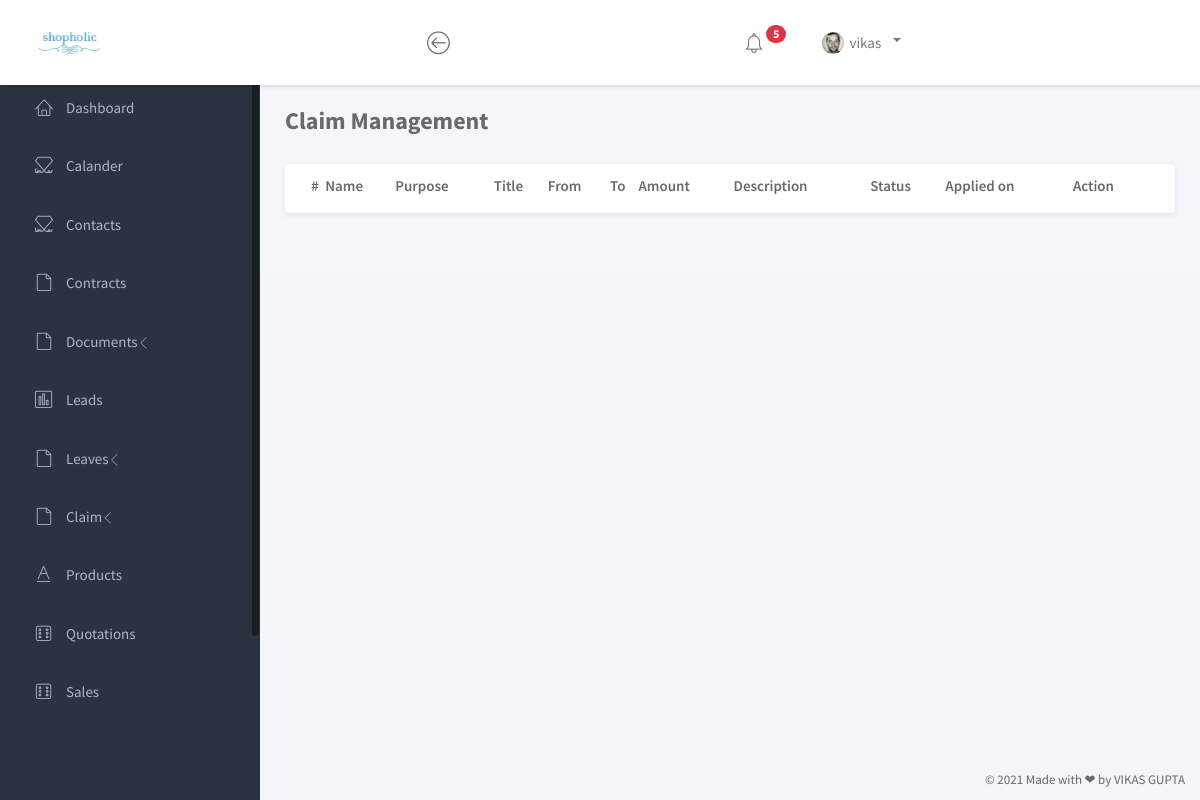
Before: /manageclaim (signed in) with the older database file.
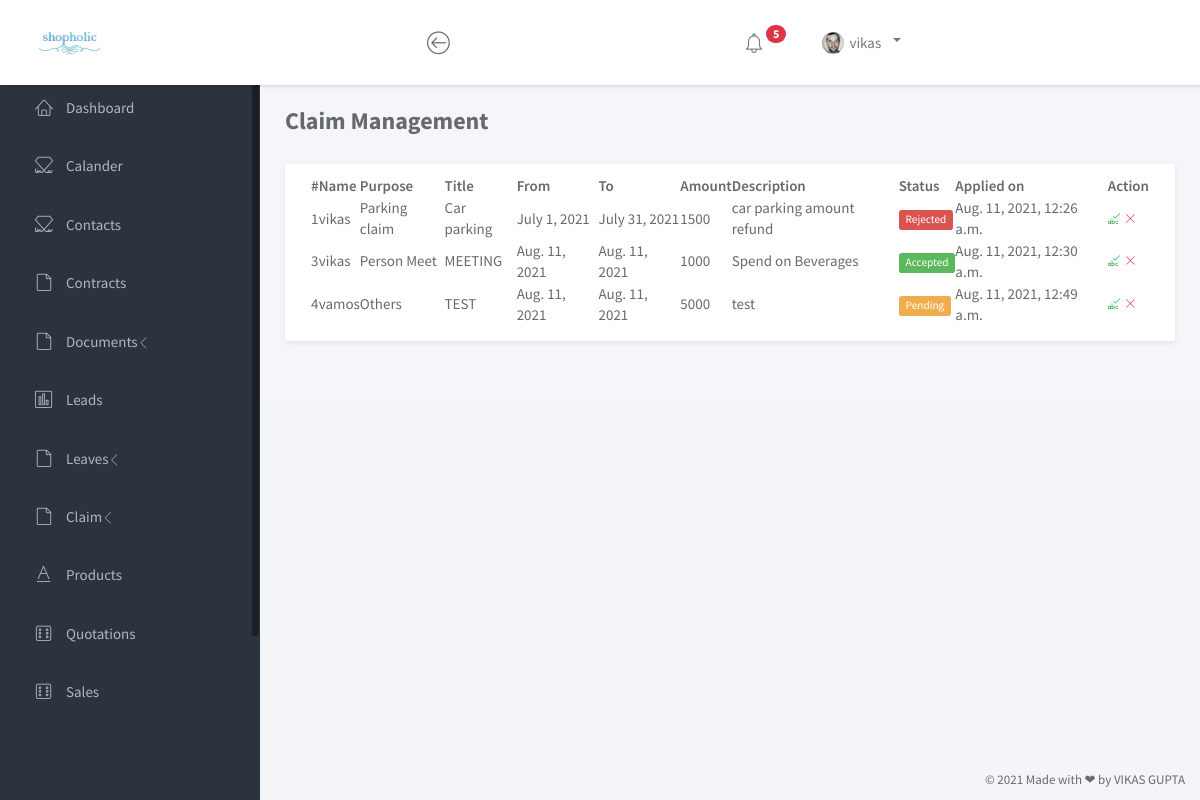
After: the same page with the newer database file.
### shopping/models.py (models this page shows)
class Claim(models.Model):
    purpose = models.CharField(max_length=200)
    title = models.CharField(max_length=200)
    from_date = models.DateField()
    to_date = models.DateField()
    amount = models.IntegerField()
    description = models.TextField(max_length=300)
    status = models.CharField(max_length=100)
    appliad_at = models.DateTimeField(auto_now_add=True)
    addedby = models.ForeignKey(User, on_delete=models.CASCADE,)

### shopping/views.py (the view)
# urls.py: path('manageclaim', views.manageclaim, name="manageclaim"),
@login_required(login_url='login')
def manageclaim(request):
    context = {}
    context["data"] = Claim.objects.all()
    return render(request, "User/claim/manageclaim.html", context)

### shopping/templates/User/claim/manageclaim.html
{% load static %}
{% include 'User/head.html' %}
		<div class="main">
			<div class="main-content">
				{% if perms.shopping.manage_claim %}
				<div class="container-fluid">
					<div class="row">
						<div class="col-sm"><h3 class="page-title"><b>Claim Management</b></h3></div>
						<div class="col-sm">
						</div>
					</div>
					<div class="panel panel-headline">
						<div class="panel-body">
							<div class="table-responsive">
								<table id="example" class="display nowrap" style="width:100%">
									<thead>
										<tr>
                                            <th>#</th>
											<th>Name</th>
											<th>Purpose</th>
                                            <th>Title</th>
											<th>From</th>
											<th>To</th>
                                            <th>Amount</th>
                                            <th>Description</th>
                                            <th>Status</th>
                                            <th>Applied on</th>
											<th>Action</th>
										</tr>
									</thead>
									<tbody>
										{% for da in data %}
                                        <tr>
											<td>{{ da.id }}</td>
											<td>{{ da.addedby }}</td>
											<td>{{ da.purpose }}</td>
                                            <td>{{ da.title }}</td>
											<td>{{ da.from_date }}</td>
											<td>{{ da.to_date }}</td>
                                            <td>{{ da.amount }}</td>
                                            <td>{{ da.description }}</td>
                                            <td>
                                                {% if da.status == "Rejected" %}
                                                <span class="label label-danger">{{ da.status }}</span>
                                                {% elif da.status == "Pending" %}
                                                <span class="label label-warning">{{ da.status }}</span>
                                                {% else %}
                                                <span class="label label-success">{{ da.status }}</span>
                                                {% endif %}
                                            </td>
                                            <td>{{ da.appliad_at }}</td>
                                            <td>
												<a class="link" onclick="return confirm('Are you sure you want to Accept this claim ?');" href="acceptclaim/{{ da.id }}">
													<span class="lnr lnr-spell-check text-success"></span>
												</a>
												<a class="link" onclick="return confirm('Are you sure you want to Reject this claim ?');" href="declineclaim/{{ da.id }}">
													<span class="lnr lnr-cross text-danger"></span>
												</a>
											</td>
										</tr>
										{% endfor %}
									</tbody>
								</table>
							</div>
						</div>
					</div>
				</div>
				{% else %}
                    <p class="text-center text-danger">You don't have permission to visit this page</p>
                    {% endif %}
			</div>
		</div>
{% include 'User/foot2.html' %}

Changed rows visible on the page:
added Claim: id "1", addedby "vikas", purpose "Parking claim", title "Car parking", from_date "July 1, 2021", to_date "July 31, 2021", amount "1500", description "car parking amount refund", status "Rejected", appliad_at "Aug. 11, 2021, 12:26 a.m."
added Claim: id "3", addedby "vikas", purpose "Person Meet", title "MEETING", from_date "Aug. 11, 2021", to_date "Aug. 11, 2021", amount "1000", description "Spend on Beverages", status "Accepted", appliad_at "Aug. 11, 2021, 12:30 a.m."
added Claim: id "4", addedby "vamos", purpose "Others", title "TEST", from_date "Aug. 11, 2021", to_date "Aug. 11, 2021", amount "5000", description "test", status "Pending", appliad_at "Aug. 11, 2021, 12:49 a.m."
